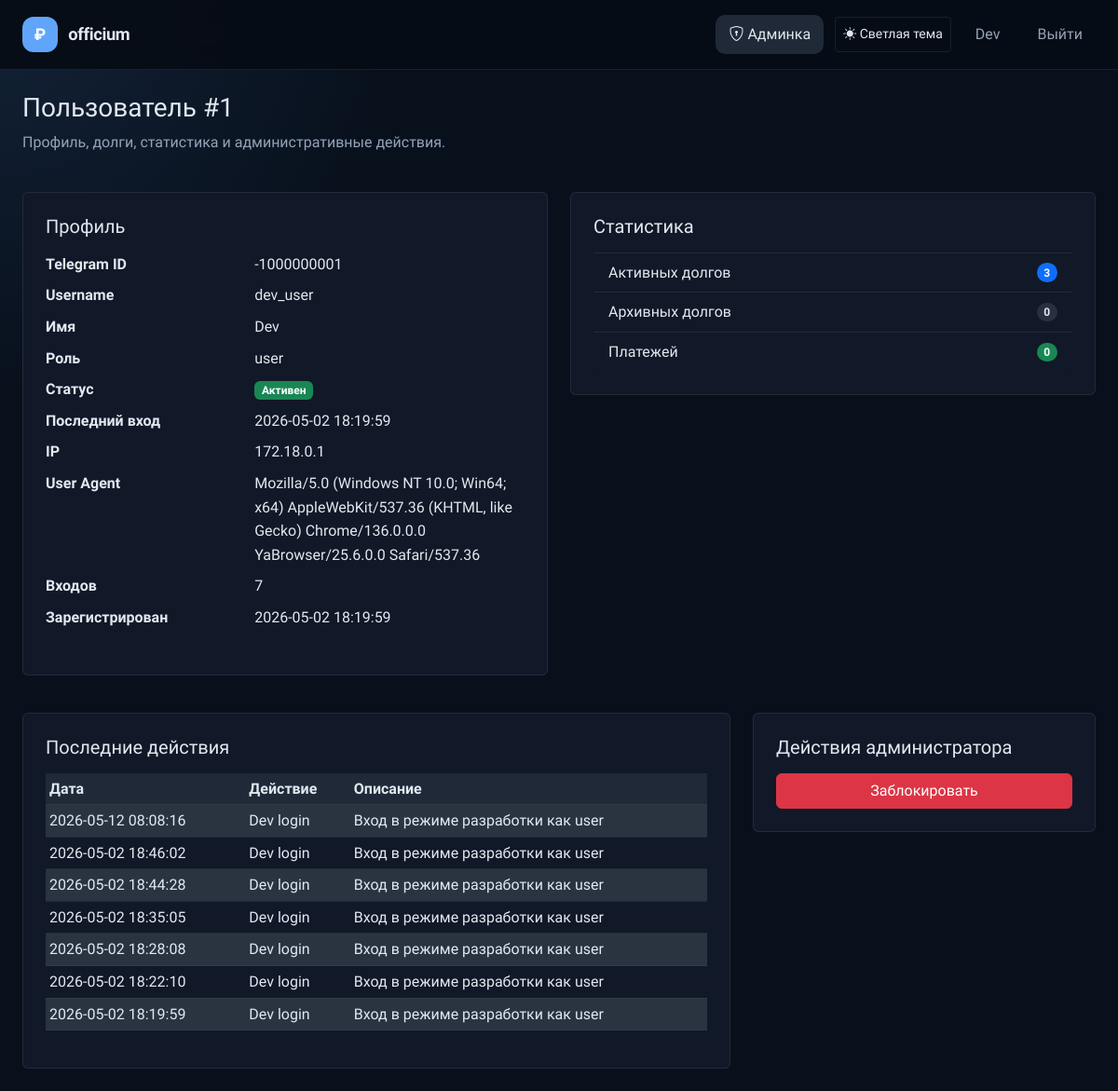
Page /admin/users/1 (signed in) on the earlier database version.
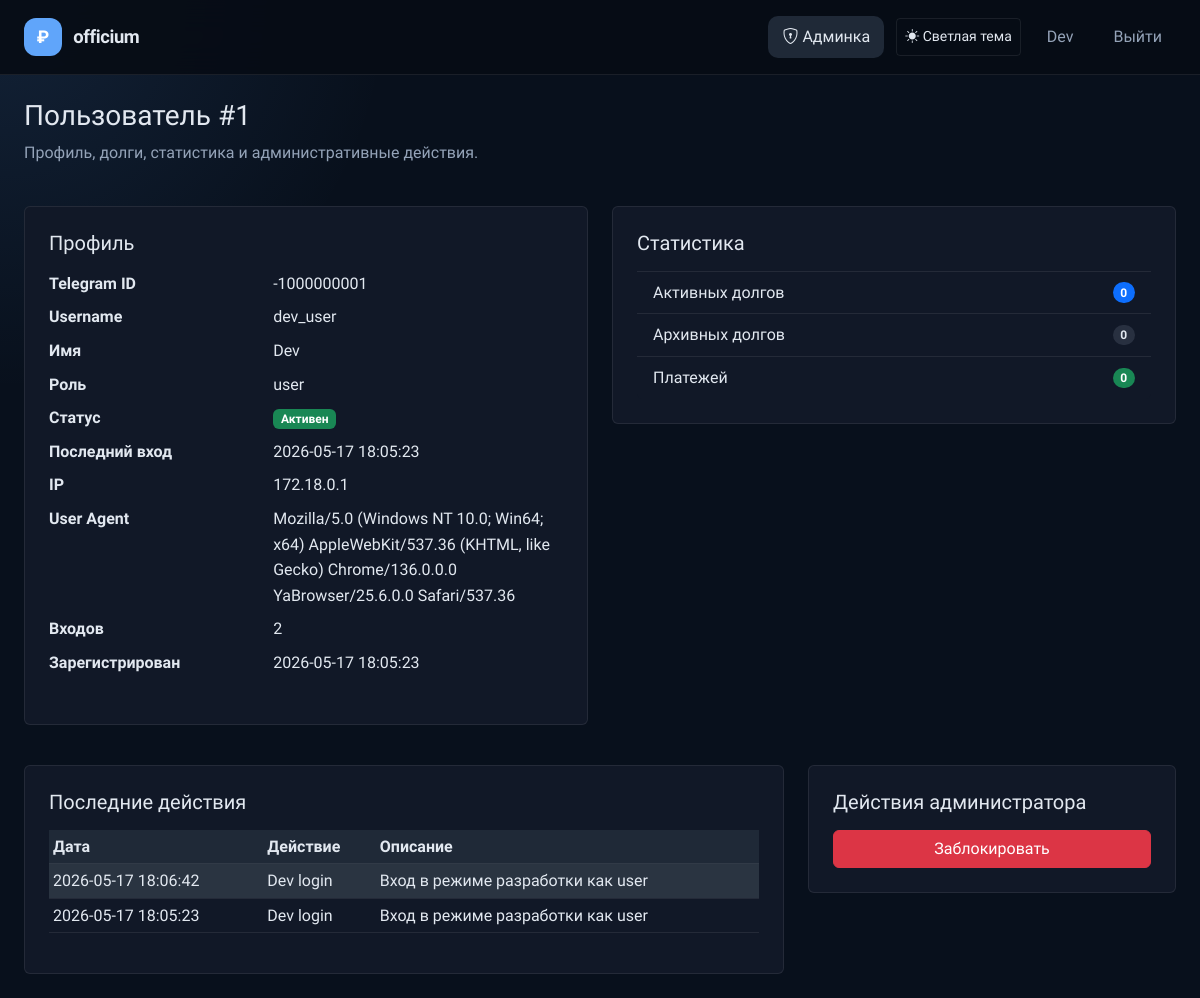
Same page on the later database version.
### app/models.py (models this page shows, shortened)
class User(UserMixin, db.Model):
    __tablename__ = 'users'
    id = db.Column(db.Integer, primary_key=True)
    telegram_id = db.Column(db.BigInteger, unique=True, nullable=False)
    username = db.Column(db.String(80), nullable=True)
    first_name = db.Column(db.String(100), nullable=True)
    last_name = db.Column(db.String(100), nullable=True)
    photo_url = db.Column(db.String(255), nullable=True)
    auth_date = db.Column(db.DateTime, nullable=True)
    created_at = db.Column(db.DateTime, default=datetime.utcnow, nullable=False)
    role = db.Column(db.Enum('user', 'admin', 'superadmin'), nullable=False, default='user')
    is_blocked = db.Column(db.Boolean, default=False, nullable=False)
    last_login_ip = db.Column(db.String(100), nullable=True)
    last_user_agent = db.Column(db.Text, nullable=True)
    login_count = db.Column(db.Integer, default=0, nullable=False)
    google_id = db.Column(db.String(50), unique=True, nullable=True)
    email = db.Column(db.String(120), nullable=True, index=True)
    avatar_url = db.Column(db.String(255), nullable=True)
    debts = db.relationship('Debt', back_populates='user', lazy=True, cascade='all, delete-orphan')
    incomes = db.relationship('Income', back_populates='user', lazy=True, cascade='all, delete-orphan')
    expenses = db.relationship('Expense', back_populates='user', lazy=True, cascade='all, delete-orphan')
    activity_logs = db.relationship('ActivityLog', back_populates='user', lazy=True, cascade='all, delete-orphan')
    @property
    def is_admin(self):
        return self.role in ('admin', 'superadmin')
    @property
    def is_superadmin(self):
        return self.role == 'superadmin'

class ActivityLog(db.Model):
    __tablename__ = 'activity_logs'
    id = db.Column(db.Integer, primary_key=True)
    user_id = db.Column(db.Integer, db.ForeignKey('users.id'), nullable=True)
    action = db.Column(db.String(100), nullable=False)
    entity_type = db.Column(db.String(50), nullable=True)
    entity_id = db.Column(db.Integer, nullable=True)
    description = db.Column(db.Text, nullable=True)
    ip_address = db.Column(db.String(100), nullable=True)
    user_agent = db.Column(db.Text, nullable=True)
    created_at = db.Column(db.DateTime, default=datetime.utcnow)
    user = db.relationship('User', back_populates='activity_logs')

### app/routes/admin.py (the view, shortened to what this page needs)
    @app.route('/admin/users/<int:user_id>', methods=['GET', 'POST'])
    @admin_required
    def admin_user_detail(user_id):
        user = User.query.get_or_404(user_id)
        active_debts = Debt.query.filter_by(user_id=user.id, status='active').count()
        archived_debts = Debt.query.filter_by(user_id=user.id, status='archived').count()
        payments = Payment.query.join(Debt).filter(Debt.user_id == user.id).count()
        recent_actions = ActivityLog.query.filter_by(user_id=user.id).order_by(ActivityLog.created_at.desc()).limit(20).all()
        return render_template('admin_user_detail.html', user=user, active_debts=active_debts, archived_debts=archived_debts, payments=payments, recent_actions=recent_actions, success_message=request.args.get('success'))

### app/utils.py (called while the page is built)
def get_setting(key, default=None):
    try:
        setting = AppSetting.query.filter_by(key=key).first()
        return setting.value if setting else default
    except Exception:
        return default

def get_dictionary_values(dictionary_type):
    try:
        entries = DictionaryEntry.query.filter_by(dictionary_type=dictionary_type, is_active=True).order_by(DictionaryEntry.value.asc()).all()
        return [entry.value for entry in entries]
    except Exception:
        return []

def admin_required(view):
    @wraps(view)
    def wrapper(*args, **kwargs):
        if not getattr(current_user, 'is_authenticated', False) or not getattr(current_user, 'is_admin', False):
            return redirect(url_for('index'))
        return view(*args, **kwargs)
    return wrapper

### templates/admin_user_detail.html (shortened to what the changed rows need)
{% extends 'base.html' %}
{% block content %}
<div class="d-flex justify-content-between align-items-start mb-4">
    <div>
        <h1 class="h3">Пользователь #{{ user.id }}</h1>
        <p class="text-muted">Профиль, долги, статистика и административные действия.</p>
    </div>
</div>
<div class="row g-4">
    <div class="col-lg-6">
        <div class="card p-4">
            <dl class="row">
                <dt class="col-5">Telegram ID</dt>
                <dd class="col-7">{{ user.telegram_id }}</dd>
                <dt class="col-5">Username</dt>
                <dd class="col-7">{{ user.username or '—' }}</dd>
                <dt class="col-5">Имя</dt>
                <dd class="col-7">{{ user.first_name or '—' }}</dd>
                <dt class="col-5">Роль</dt>
                <dd class="col-7">{{ user.role }}</dd>
                <dt class="col-5">Статус</dt>
                <dd class="col-7">{% if user.is_blocked %}<span class="badge bg-danger">Заблокирован</span>{% else %}<span class="badge bg-success">Активен</span>{% endif %}</dd>
                <dt class="col-5">Последний вход</dt>
                <dd class="col-7">{{ user.auth_date.strftime('%Y-%m-%d %H:%M:%S') if user.auth_date else '—' }}</dd>
                <dt class="col-5">IP</dt>
                <dd class="col-7">{{ user.last_login_ip or '—' }}</dd>
                <dt class="col-5">User Agent</dt>
                <dd class="col-7">{{ user.last_user_agent or '—' }}</dd>
                <dt class="col-5">Входов</dt>
                <dd class="col-7">{{ user.login_count }}</dd>
                <dt class="col-5">Зарегистрирован</dt>
                <dd class="col-7">{{ user.created_at.strftime('%Y-%m-%d %H:%M:%S') if user.created_at else '—' }}</dd>
            </dl>
        </div>
    </div>
    <div class="col-lg-6">
        <div class="card p-4">
            <ul class="list-group list-group-flush">
                <li class="list-group-item d-flex justify-content-between align-items-center">
                    Активных долгов
                    <span class="badge bg-primary rounded-pill">{{ active_debts }}</span>
                </li>
            </ul>
        </div>
    </div>
</div>
<div class="row g-4 mt-3">
    <div class="col-lg-8">
        <div class="card p-4">
            <div class="table-responsive">
                <table class="table table-sm table-striped align-middle">
                    <thead>
                        <tr>
                            <th>Дата</th>
                            <th>Действие</th>
                            <th>Описание</th>
                        </tr>
                    </thead>
                    <tbody>
                        {% for action in recent_actions %}
                        <tr>
                            <td>{{ action.created_at.strftime('%Y-%m-%d %H:%M:%S') }}</td>
                            <td>{{ action.action }}</td>
                            <td>{{ action.description or '—' }}</td>
                        </tr>
                        {% else %}
                        <tr>
                            <td colspan="3" class="text-center text-muted">Нет действий.</td>
                        </tr>
                        {% endfor %}
                    </tbody>
                </table>
            </div>
        </div>
    </div>
</div>
{% endblock %}

Differences in the rows shown:
removed ActivityLog: created_at "2026-05-12 08:08:16", action "Dev login", description "Вход в режиме разработки как user"
removed ActivityLog: created_at "2026-05-02 18:46:02", action "Dev login", description "Вход в режиме разработки как user"
removed ActivityLog: created_at "2026-05-02 18:44:28", action "Dev login", description "Вход в режиме разработки как user"
removed ActivityLog: created_at "2026-05-02 18:35:05", action "Dev login", description "Вход в режиме разработки как user"
removed ActivityLog: created_at "2026-05-02 18:28:08", action "Dev login", description "Вход в режиме разработки как user"
removed ActivityLog: created_at "2026-05-02 18:22:10", action "Dev login", description "Вход в режиме разработки как user"
changed User "dev_user": auth_date "2026-05-02 18:19:59" → "2026-05-17 18:05:23"; login_count "7" → "2"; created_at "2026-05-02 18:19:59" → "2026-05-17 18:05:23"
now on this page (row edited): ActivityLog: created_at "2026-05-17 18:06:42", action "Dev login", description "Вход в режиме разработки как user"
changed ActivityLog (number 2 of 2 on the later page): created_at "2026-05-02 18:19:59" → "2026-05-17 18:05:23"
Other differences:
{{ active_debts }}: "3" → "0"
